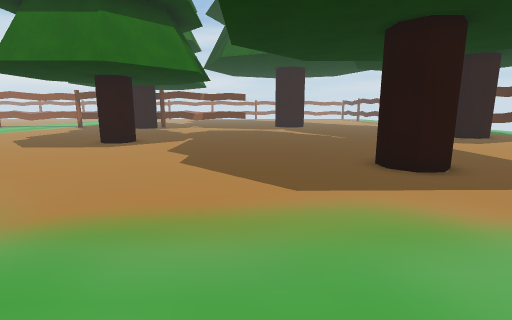
View 1 (above)

23 first-person views from a walk through a 3-D level made in the Unity game engine. The camera is 1.5 m above the floor, tilts 10° down and sees 85° across. The floor is counted in squares, 1 m on a side. Each view is taken from the middle of a square. On the plan, view 1 faces up. The plan holds only what a view shows up to about 14 squares ahead; the rest is blank. The place goes on beyond the plan. Some surface patterns are stand-ins.

View 2
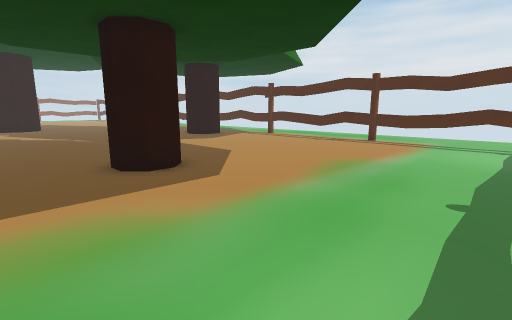

View 3
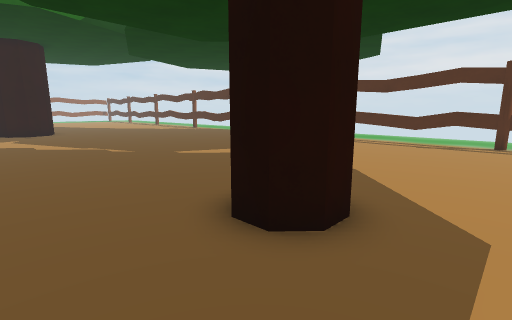

View 4
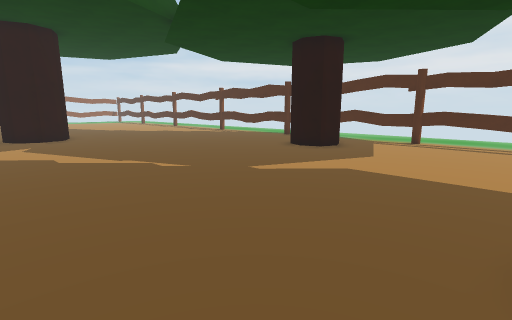

View 5
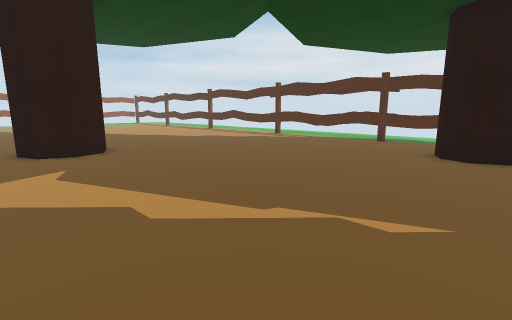

View 6
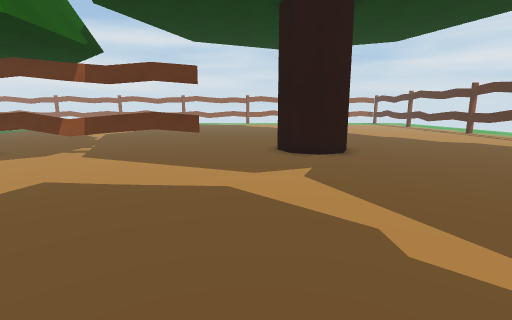

View 7
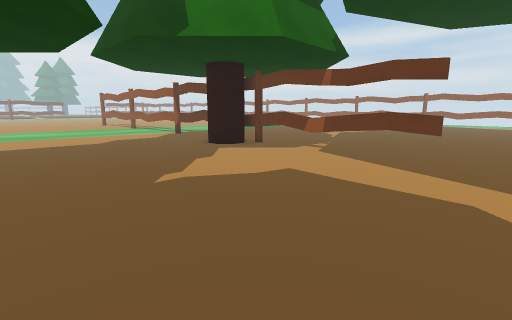

View 8
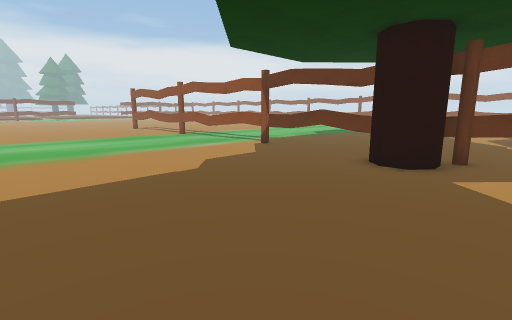

View 9
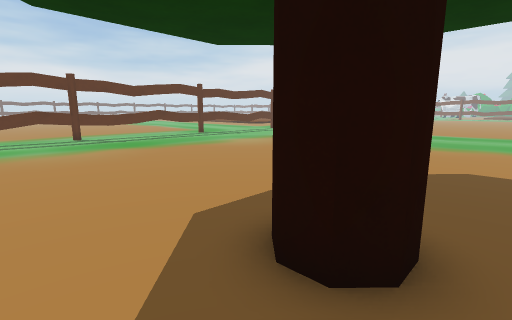

View 10
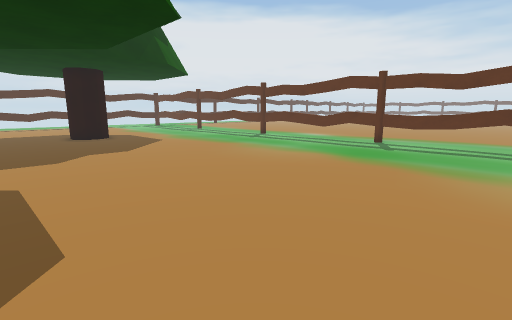

View 11
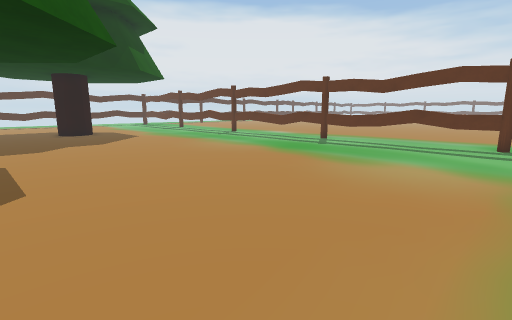

View 12
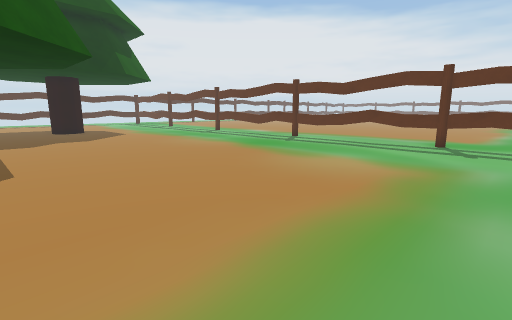

View 13
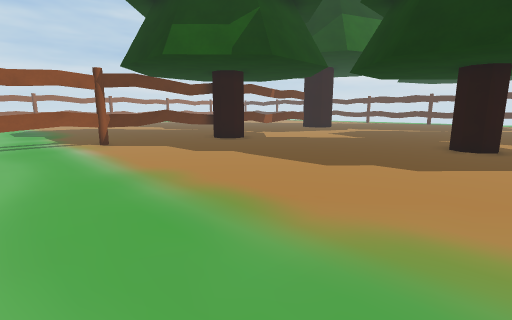

View 14
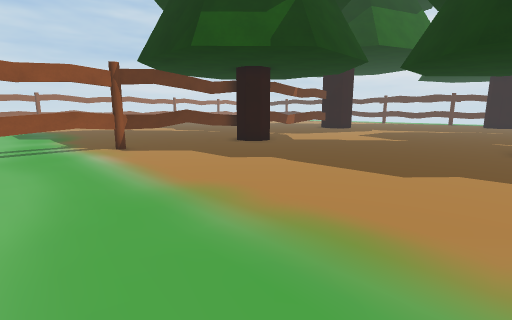

View 15
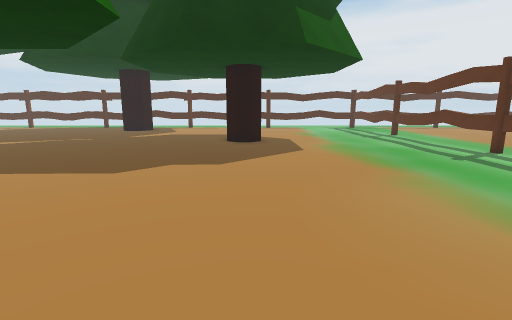

View 16
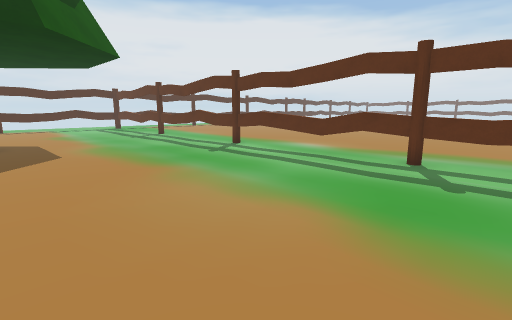

View 17
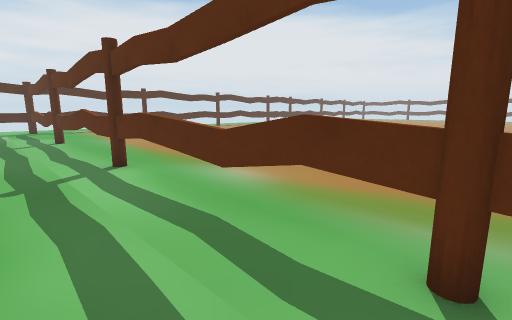

View 18
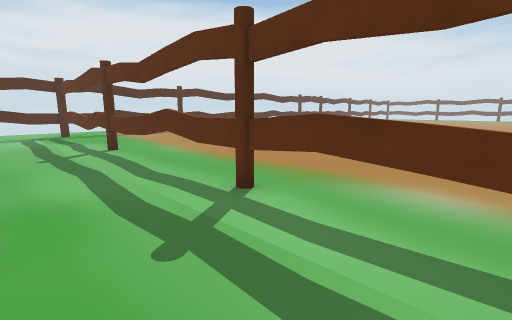

View 19
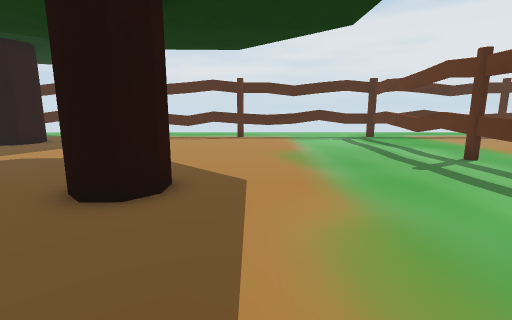

View 20
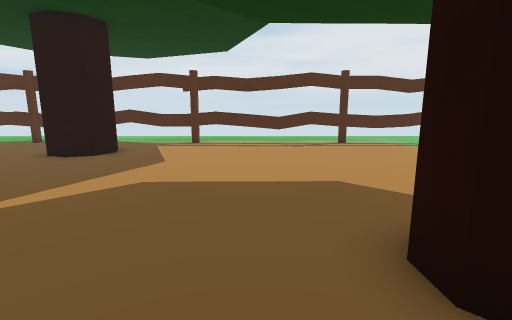

View 21
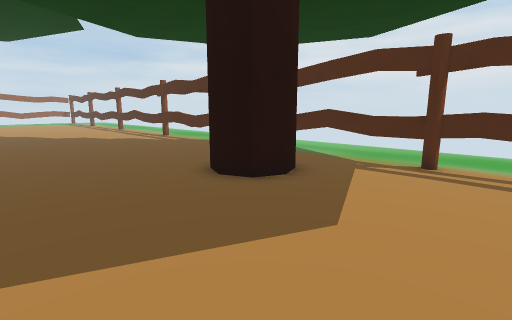

View 22
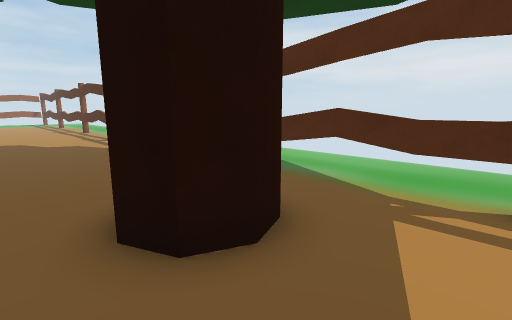

View 23
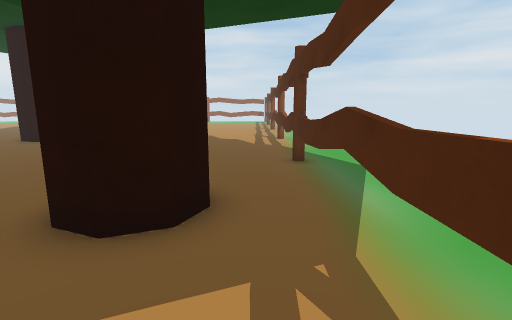

### Floor plan
Key: @ floor where view 1 was taken; # wall or solid block; x gap in a wall; . floor; = window, fence, low wall or low ledge; T tree; H thing the floor can be seen under or through.
Columns run from 20 left of view 1 to 18 right of it. Each row starts with its distance up from view 1.
 26  ###################..###..........#
 25 ..........T#.......................#.
 24 ..........##.......................=.
 23 ...................................#..
 22 ...................................#..
 21 ...................................#..
 20 ...................................H...
 19 ...................................H...
 18 ...................................H...
 17 ................................# .H...
 16 ...............................T #.H...
 15 ...................................H...
 14 .............T#....................H...
 13 .............##....................x...
 12 ...................................H...
 11    ................................H...
 10   .................................H...
  9   .................................x..
  8   ......................#T.........H...
  7   ......................##.........H...
  6   .................................x...
  5   .................................H.
  4   .................................H..
  3   .................................H...
  2   .................................H...
  1   .................................H...
  0    .................@..............
 -1    ...............................
 -2    HHxHHHHHHxHHxHHHHxHHHHHHHHHHx##
 -3    ...............................
 -4    ...............................
 -5    ...............................

Where each view was taken, in squares from view 1:
view 1: 0 up, 0 right, facing up
view 2: 0 up, 1 right, facing up-right
view 3: 5 up, 1 right, facing up-right
view 4: 9 up, 1 right, facing up-right
view 5: 15 up, 1 right, facing up-right
view 6: 16 up, 1 right, facing up
view 7: 16 up, 1 right, facing up-left
view 8: 16 up, 7 left, facing up-left
view 9: 15 up, 4 left, facing down-left
view 10: 12 up, 13 left, facing down-right
view 11: 12 up, 16 left, facing down-right
view 12: 12 up, 18 left, facing down-right
view 13: 12 up, 20 left, facing up-right
view 14: 14 up, 20 left, facing up-right
view 15: 7 up, 10 left, facing right
view 16: 7 up, 10 left, facing down-right
view 17: 1 up, 8 left, facing down-right
view 18: 2 up, 4 left, facing down-right
view 19: 5 up, 1 left, facing right
view 20: 10 up, 2 right, facing right
view 21: 11 up, 7 right, facing up-right
view 22: 13 up, 10 right, facing up-right
view 23: 12 up, 14 right, facing up
